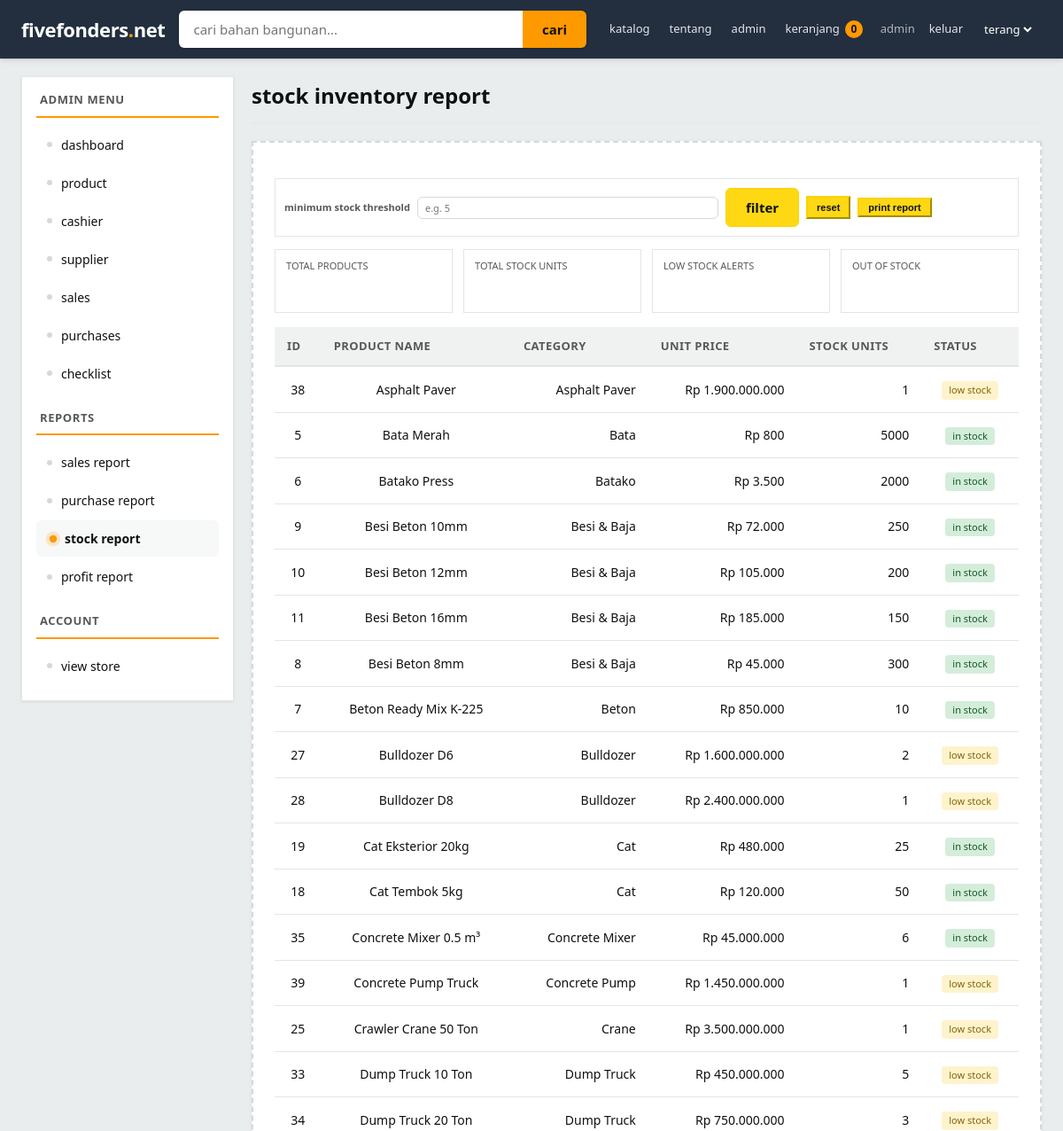
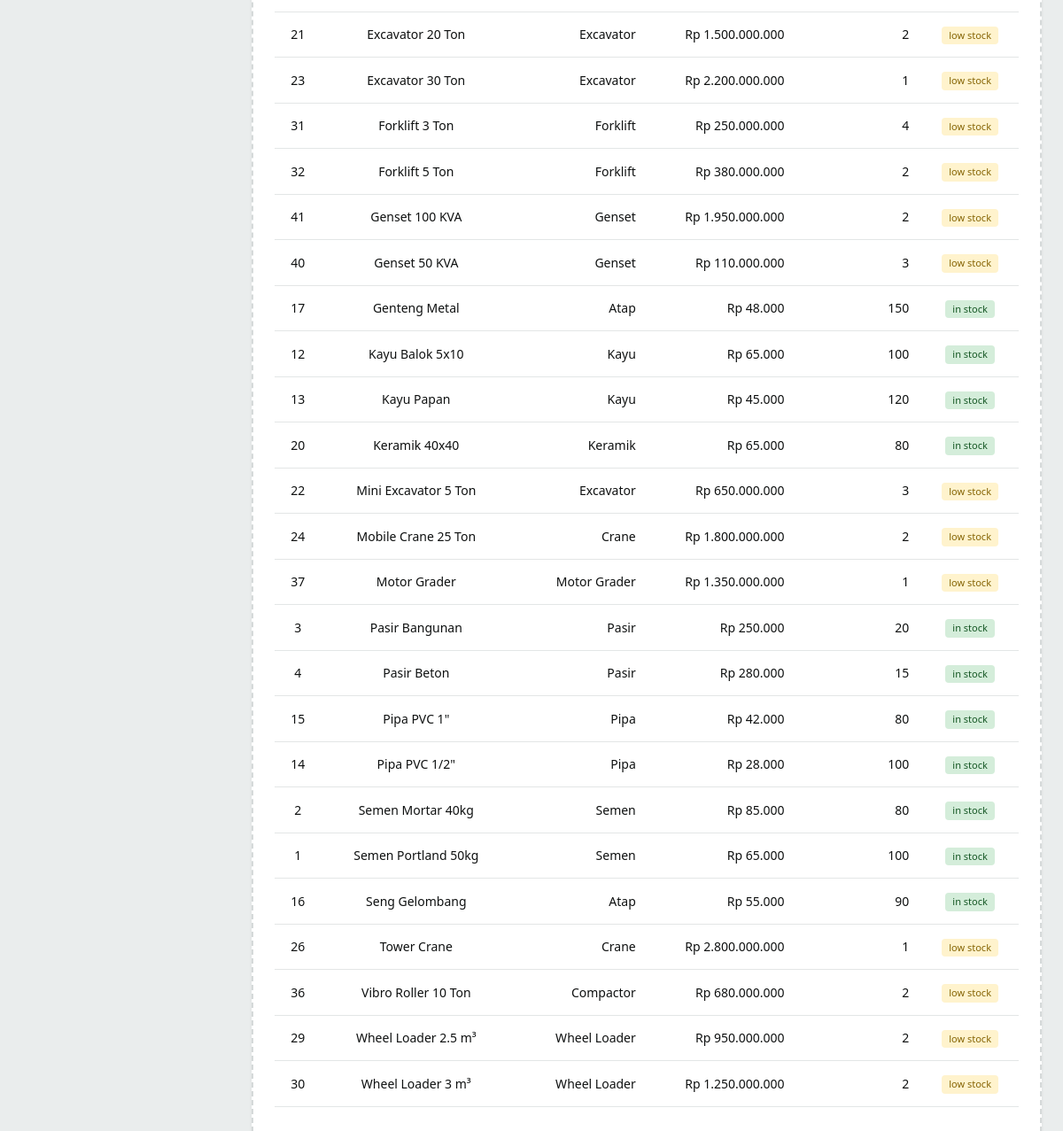
The page /admin/laporan/laporanstok.php (signed in) on the database its author committed (2 pictures, top to bottom).
### tables this page shows
CREATE TABLE products (
    id INT AUTO_INCREMENT PRIMARY KEY,
    category_id INT DEFAULT NULL,
    code VARCHAR(50) DEFAULT NULL,
    name VARCHAR(150) NOT NULL UNIQUE,
    price DECIMAL(15,2) NOT NULL DEFAULT 0.00,
    stock INT NOT NULL DEFAULT 0,
    minimum_stock INT NOT NULL DEFAULT 0,
    category VARCHAR(50) NOT NULL DEFAULT 'General',
    description TEXT,
    unit VARCHAR(50) DEFAULT 'pcs',
    lokasi VARCHAR(50) DEFAULT 'Surabaya',
    rating DECIMAL(2,1) DEFAULT 4.9,
    terjual INT DEFAULT 0,
    image VARCHAR(255) DEFAULT 'images/glock17.png',
    status VARCHAR(50) NOT NULL DEFAULT 'active'
);

### home/includes/transaksihelper.php (called while the page is built, shortened)
<?php
function format_uang($angka)
{
    return "Rp " . number_format((float)$angka, 0, ',', '.');
}

### admin/laporan/laporanstok.php (the view, shortened to what this page needs)
<?php
require_once __DIR__ . '/../../config/database.php';
require_once __DIR__ . '/../../home/includes/transaksihelper.php';
$threshold = isset($_GET['threshold']) && is_numeric($_GET['threshold']) ? (int)$_GET['threshold'] : null;
$active_limit = $threshold !== null ? $threshold : 5;
if ($threshold !== null) {
    $res_products = mysqli_query($koneksi, "SELECT * FROM products WHERE stock <= $threshold ORDER BY stock ASC");
} else {
    $res_products = mysqli_query($koneksi, "SELECT * FROM products ORDER BY name ASC");
}
$q_all = mysqli_query($koneksi, "SELECT * FROM products");
$total_items = 0;
$total_stock = 0;
$low_stock = 0;
$out_stock = 0;
if ($q_all) {
    while ($row = mysqli_fetch_assoc($q_all)) {
        $total_items++;
        $total_stock += (int)$row['stock'];
        if ((int)$row['stock'] <= 5) {
            $low_stock++;
        }
    }
}
?>
<!DOCTYPE html>
<html lang="en">
<head>
    <link rel="stylesheet" href="../../assets/style.css?v=3">
</head>
<body class="marketpage themelight">
    <?php require __DIR__ . '/../../home/partials/topbar.php'; ?>
    <div class="layout">
        <?php require __DIR__ . '/../../home/partials/sidebaradmin.php'; ?>
        <div class="content">
            <div class="heading">stock inventory report</div>
            <div class="emptybox">
                <div class="filterbox">
                    <form method="get" action="laporanstok.php" class="filterform">
                        <label for="threshinput" class="filterlabel">minimum stock threshold</label>
                        <input type="number" id="threshinput" name="threshold" class="forminput dateinput" value="<?= $threshold !== null ? htmlspecialchars((string)$threshold) : '' ?>" placeholder="e.g. 5" min="0">
                        <button type="submit" class="enterbtn">filter</button>
                        <a href="laporanstok.php" class="printbtn" style="text-decoration:none">reset</a>
                        <button type="button" class="printbtn" onclick="window.print()">print report</button>
                    </form>
                </div>
                <div class="cardgrid">
                    <div class="summarycard">
                        <div class="cardtitle">total products</div>
                        <div class="cardvalue"><?= $total_items ?></div>
                    </div>
                    <div class="summarycard">
                        <div class="cardtitle">total stock units</div>
                        <div class="cardvalue"><?= $total_stock ?></div>
                    </div>
                    <div class="summarycard">
                        <div class="cardtitle">low stock alerts</div>
                        <div class="cardvalue"><?= $low_stock ?></div>
                    </div>
                    <div class="summarycard">
                        <div class="cardtitle">out of stock</div>
                        <div class="cardvalue"><?= $out_stock ?></div>
                    </div>
                </div>
                <table class="carttable">
                    <tr class="cartheader">
                        <th class="cartcell">id</th>
                        <th class="cartcell">product name</th>
                        <th class="cartcell">category</th>
                        <th class="cartcell">unit price</th>
                        <th class="cartcell">stock units</th>
                        <th class="cartcell">status</th>
                    </tr>
                    <?php if ($res_products && mysqli_num_rows($res_products) > 0): ?>
                        <?php while ($prod = mysqli_fetch_assoc($res_products)): ?>
                            <?php $stk = (int)$prod['stock']; ?>
                            <tr class="cartrow">
                                <td class="cartcell"><?= (int)$prod['id'] ?></td>
                                <td class="cartcell"><?= htmlspecialchars($prod['name']) ?></td>
                                <td class="cartcell"><?= htmlspecialchars($prod['category'] ?? '-') ?></td>
                                <td class="cartcell"><?= format_uang($prod['price']) ?></td>
                                <td class="cartcell"><?= $stk ?></td>
                                <td class="cartcell">
                                    <?php if ($stk <= 0): ?>
                                        <span class="pillno">out of stock</span>
                                    <?php elseif ($stk <= $active_limit): ?>
                                        <span class="pillalert">low stock</span>
                                    <?php else: ?>
                                        <span class="pillok">in stock</span>
                                    <?php endif; ?>
                                </td>
                            </tr>
                        <?php endwhile; ?>
                    <?php else: ?>
                        <tr class="cartrow">
                            <td class="cartcell" colspan="6">no products found matching the criteria.</td>
                        </tr>
                    <?php endif; ?>
                </table>
            </div>
        </div>
    </div>
</body>
</html>

### assets/style.css (style rules this page uses)
* { box-sizing: border-box; }
:root { --bgpage: #EAEDED; --bgpanel: #232F3E; --bgpanel2: #131921; --bgcard: #FFFFFF; --bginput: #FFFFFF; --bgsoft: #F7F8F8; --bgsoft2: #F0F2F2; --border: #E3E6E6; --borderstrong: #D5D9D9; --textmain: #0F1111; --textdim: #565959; --textmute: #6B7280; --linkcolor: #007185; --linkhover: #C7511F; --brand: #FFFFFF; --branddark: #232F3E; --accent: #FF9900; --accentdark: #E77600; --danger: #B12704; --success: #067D62; --btnbg: #FFD814; --btnborder: #FCD200; --btntext: #0F1111; --btnsecondary: #FFFFFF; --btnsecondaryborder: #D5D9D9; --tableheader: #F0F2F2; --shadow: 0 1px 3px rgba(15,17,17,0.08); --shadowhover: 0 4px 14px rgba(15,17,17,0.14); --radius: 0; --radius-sm: 6px; --font: "Segoe UI", "Helvetica Neue", Arial, sans-serif; }
body { margin: 0; padding: 0; font-family: var(--font); font-size: 16px; line-height: 1.5; background-color: var(--bgpage); color: var(--textmain); -webkit-font-smoothing: antialiased; }
a { color: var(--linkcolor); text-decoration: none; }
.enterbtn { background-color: var(--btnbg); color: var(--btntext); border: 1px solid var(--btnborder); border-radius: var(--radius-sm); padding: 11px 22px; font-size: 15px; font-weight: 700; cursor: pointer; font-family: var(--font); transition: background-color 0.15s ease, transform 0.1s ease; text-decoration: none; display: inline-flex; align-items: center; justify-content: center; }
.marketpage { background-color: var(--bgpage); color: var(--textmain); min-height: 100vh; }
.layout { display: flex; min-height: calc(100vh - 68px); width: 100%; max-width: 100%; margin: 0 auto; gap: 20px; padding: 20px 24px 40px; }
.content { flex: 1; background-color: transparent; border: none; padding: 0; min-width: 0; }
.heading { font-size: 24px; font-weight: 700; color: var(--textmain); margin: 4px 0 20px; padding-bottom: 12px; border-bottom: 1px solid var(--border); background: none; border-left: none; border-right: none; border-top: none; text-align: left; }
.emptybox { border: 2px dashed var(--borderstrong); border-radius: var(--radius); padding: 40px 24px; background-color: var(--bgcard); text-align: center; color: var(--textdim); font-size: 15px; box-shadow: var(--shadow); }
.carttable { width: 100%; border-collapse: collapse; margin-bottom: 16px; background-color: var(--bgcard); }
.cartheader { background-color: var(--tableheader); }
.cartheader th { font-size: 13px; font-weight: 700; color: var(--textdim); text-transform: uppercase; letter-spacing: 0.4px; text-align: left; padding: 12px 14px; border-bottom: 2px solid var(--border); }
.cartrow { border-bottom: 1px solid var(--border); }
.cartcell { padding: 14px; font-size: 14px; color: var(--textmain); border: none; }
.cartrow:last-child .cartcell { border-bottom: none; }
.carttable .cartrow .cartcell:nth-child(3), .carttable .cartrow .cartcell:nth-child(4), .carttable .cartrow .cartcell:nth-child(5) { text-align: right; }
.forminput { width: 100%; max-width: 340px; padding: 11px 14px; border: 1px solid var(--borderstrong); border-radius: var(--radius-sm); font-size: 15px; background-color: var(--bginput); color: var(--textmain); font-family: var(--font); }
.pillok { display: inline-block; padding: 2px 8px; border-radius: 4px; font-size: 11px; background: #d4edda; color: #155724; }
.pillalert { display: inline-block; padding: 2px 8px; border-radius: 4px; font-size: 11px; background: #fff3cd; color: #856404; }
.printbtn { padding: 3px 10px; background-color: var(--btnbg); border: 2px outset var(--btnborder); cursor: pointer; font-size: 11px; font-weight: bold; color: var(--btntext); font-family: Tahoma, Verdana, Arial, sans-serif; display: inline-block; }
.cardgrid, .summarycards { display: flex; gap: 12px; margin-bottom: 16px; flex-wrap: wrap; }
.summarycard { flex: 1; min-width: 140px; background-color: var(--bgcard); border: 1px solid var(--border); padding: 10px 12px; text-align: left; }
.cardtitle { font-size: 11px; color: var(--textdim); text-transform: uppercase; margin-bottom: 6px; }
.cardvalue { font-size: 18px; font-weight: bold; color: var(--brand); }
.filterbox { margin-bottom: 14px; padding: 10px; border: 1px solid var(--border); background-color: var(--bgcard); }
.filterform { display: flex; align-items: center; gap: 8px; flex-wrap: wrap; margin: 0; }
.filterlabel { font-size: 11px; font-weight: bold; color: var(--textdim); }
.dateinput { padding: 4px 8px; font-size: 11px; }
html { scroll-behavior: smooth; }

### rows shown on the page
products: id "38", name "Asphalt Paver", category "Asphalt Paver", price "Rp 1.900.000.000", stock "1", shows "low stock"
products: id "5", name "Bata Merah", category "Bata", price "Rp 800", stock "5000", shows "in stock"
products: id "6", name "Batako Press", category "Batako", price "Rp 3.500", stock "2000", shows "in stock"
products: id "9", name "Besi Beton 10mm", category "Besi & Baja", price "Rp 72.000", stock "250", shows "in stock"
products: id "10", name "Besi Beton 12mm", category "Besi & Baja", price "Rp 105.000", stock "200", shows "in stock"
products: id "11", name "Besi Beton 16mm", category "Besi & Baja", price "Rp 185.000", stock "150", shows "in stock"
products: id "8", name "Besi Beton 8mm", category "Besi & Baja", price "Rp 45.000", stock "300", shows "in stock"
products: id "7", name "Beton Ready Mix K-225", category "Beton", price "Rp 850.000", stock "10", shows "in stock"
products: id "27", name "Bulldozer D6", category "Bulldozer", price "Rp 1.600.000.000", stock "2", shows "low stock"
products: id "28", name "Bulldozer D8", category "Bulldozer", price "Rp 2.400.000.000", stock "1", shows "low stock"
products: id "19", name "Cat Eksterior 20kg", category "Cat", price "Rp 480.000", stock "25", shows "in stock"
products: id "18", name "Cat Tembok 5kg", category "Cat", price "Rp 120.000", stock "50", shows "in stock"
products: id "35", name "Concrete Mixer 0.5 m³", category "Concrete Mixer", price "Rp 45.000.000", stock "6", shows "in stock"
products: id "39", name "Concrete Pump Truck", category "Concrete Pump", price "Rp 1.450.000.000", stock "1", shows "low stock"
products: id "25", name "Crawler Crane 50 Ton", category "Crane", price "Rp 3.500.000.000", stock "1", shows "low stock"
products: id "33", name "Dump Truck 10 Ton", category "Dump Truck", price "Rp 450.000.000", stock "5", shows "low stock"
products: id "34", name "Dump Truck 20 Ton", category "Dump Truck", price "Rp 750.000.000", stock "3", shows "low stock"
products: id "21", name "Excavator 20 Ton", category "Excavator", price "Rp 1.500.000.000", stock "2", shows "low stock"
products: id "23", name "Excavator 30 Ton", category "Excavator", price "Rp 2.200.000.000", stock "1", shows "low stock"
products: id "31", name "Forklift 3 Ton", category "Forklift", price "Rp 250.000.000", stock "4", shows "low stock"
products: id "32", name "Forklift 5 Ton", category "Forklift", price "Rp 380.000.000", stock "2", shows "low stock"
products: id "41", name "Genset 100 KVA", category "Genset", price "Rp 1.950.000.000", stock "2", shows "low stock"
products: id "40", name "Genset 50 KVA", category "Genset", price "Rp 110.000.000", stock "3", shows "low stock"
products: id "17", name "Genteng Metal", category "Atap", price "Rp 48.000", stock "150", shows "in stock"
products: id "12", name "Kayu Balok 5x10", category "Kayu", price "Rp 65.000", stock "100", shows "in stock"
products: id "13", name "Kayu Papan", category "Kayu", price "Rp 45.000", stock "120", shows "in stock"
products: id "20", name "Keramik 40x40", category "Keramik", price "Rp 65.000", stock "80", shows "in stock"
products: id "22", name "Mini Excavator 5 Ton", category "Excavator", price "Rp 650.000.000", stock "3", shows "low stock"
products: id "24", name "Mobile Crane 25 Ton", category "Crane", price "Rp 1.800.000.000", stock "2", shows "low stock"
products: id "37", name "Motor Grader", category "Motor Grader", price "Rp 1.350.000.000", stock "1", shows "low stock"
products: id "3", name "Pasir Bangunan", category "Pasir", price "Rp 250.000", stock "20", shows "in stock"
products: id "4", name "Pasir Beton", category "Pasir", price "Rp 280.000", stock "15", shows "in stock"
products: id "15", name "Pipa PVC 1\"", category "Pipa", price "Rp 42.000", stock "80", shows "in stock"
products: id "14", name "Pipa PVC 1/2\"", category "Pipa", price "Rp 28.000", stock "100", shows "in stock"
products: id "2", name "Semen Mortar 40kg", category "Semen", price "Rp 85.000", stock "80", shows "in stock"
products: id "1", name "Semen Portland 50kg", category "Semen", price "Rp 65.000", stock "100", shows "in stock"
products: id "16", name "Seng Gelombang", category "Atap", price "Rp 55.000", stock "90", shows "in stock"
products: id "26", name "Tower Crane", category "Crane", price "Rp 2.800.000.000", stock "1", shows "low stock"
products: id "36", name "Vibro Roller 10 Ton", category "Compactor", price "Rp 680.000.000", stock "2", shows "low stock"
products: id "29", name "Wheel Loader 2.5 m³", category "Wheel Loader", price "Rp 950.000.000", stock "2", shows "low stock"
products: id "30", name "Wheel Loader 3 m³", category "Wheel Loader", price "Rp 1.250.000.000", stock "2", shows "low stock"

### other values the page prints
$topbarcartcount "0"
$topuser "admin"
